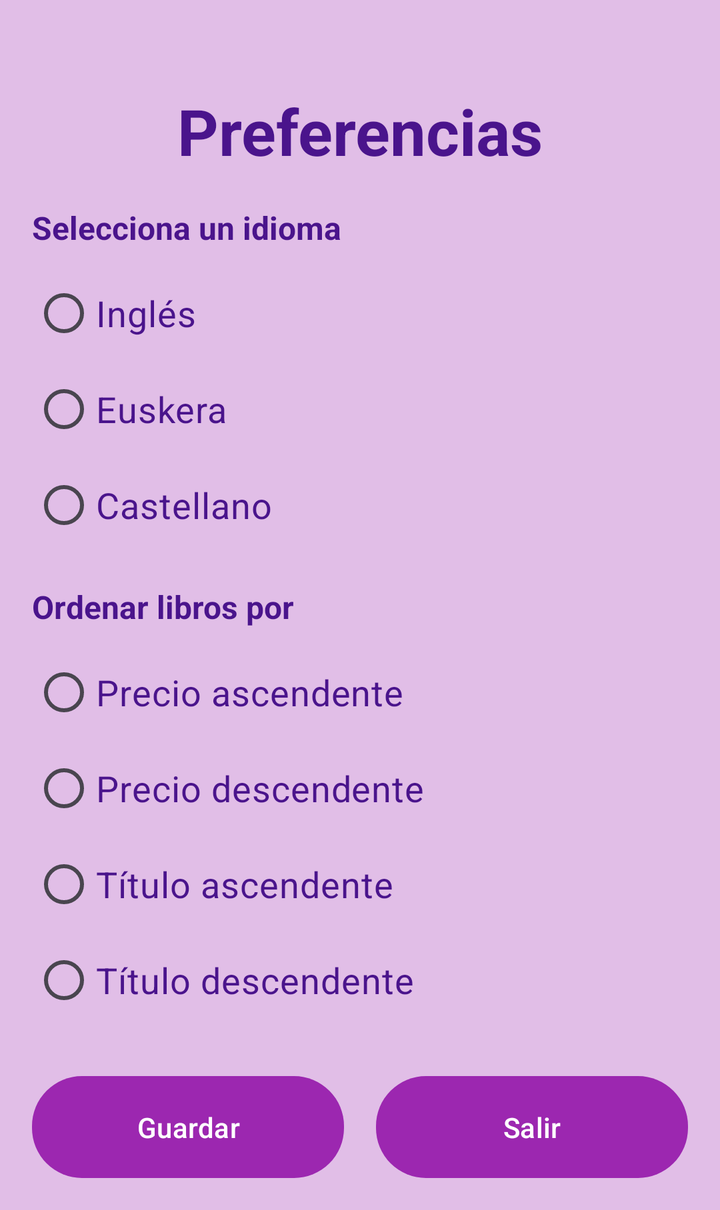
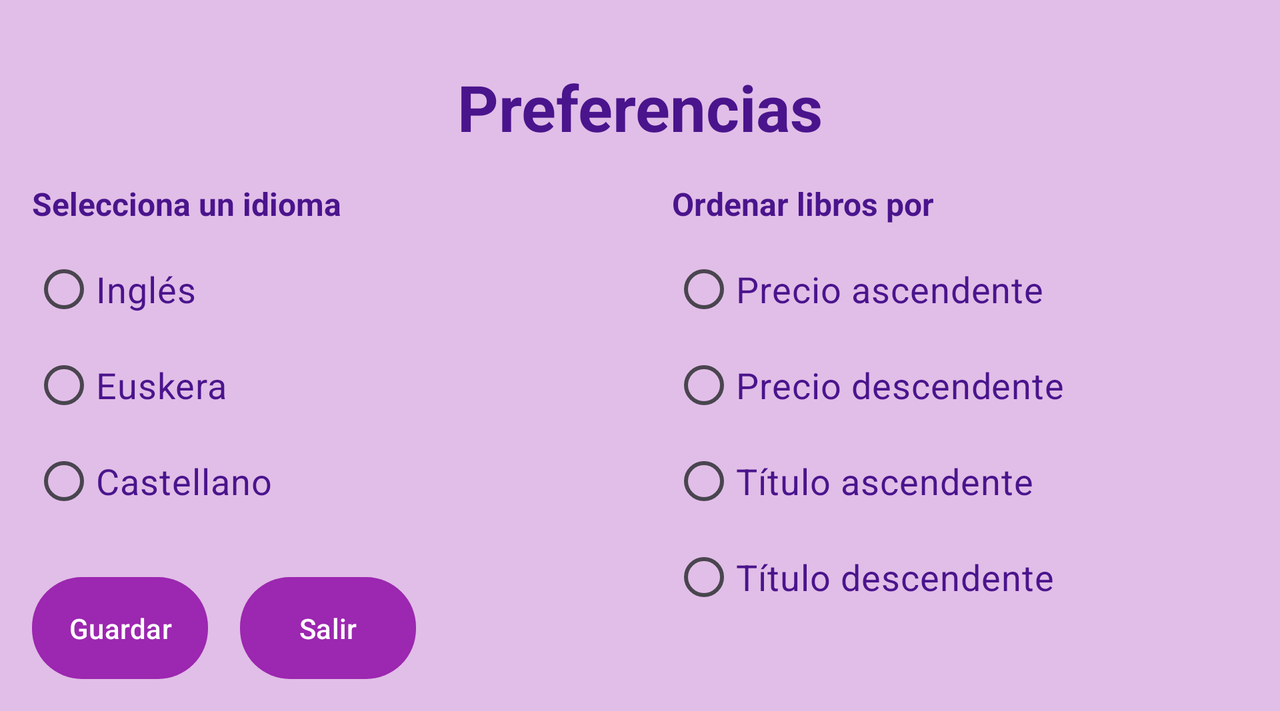

Two renders of one Android screen. The first uses the default layout on a phone; the second uses the alternative layout the repository ships for a different screen configuration, on a matching device. The two XML files are below.
<!-- AndroidManifest.xml: application theme Theme.ProyectoDAS_1 -->
<!-- res/layout/preferencias.xml -->
<?xml version="1.0" encoding="utf-8"?>
<androidx.constraintlayout.widget.ConstraintLayout xmlns:android="http://schemas.android.com/apk/res/android"
    android:layout_width="match_parent"
    android:layout_height="wrap_content"
    xmlns:app="http://schemas.android.com/apk/res-auto"
    android:padding="16dp">

    
    <TextView
        android:id="@+id/txtTitulo"
        style="@style/TextoPastel"
        android:layout_width="wrap_content"
        android:layout_height="wrap_content"
        android:text="Preferencias"
        android:textSize="32sp"
        android:textStyle="bold"
        android:gravity="center"
        app:layout_constraintTop_toTopOf="parent"
        app:layout_constraintStart_toStartOf="parent"
        app:layout_constraintEnd_toEndOf="parent"
        android:layout_marginTop="28dp" />

    
    <TextView
        android:id="@+id/txtIdioma"
        style="@style/TextoPastel"
        android:layout_width="wrap_content"
        android:layout_height="wrap_content"
        android:text="Selecciona un idioma"
        android:textSize="16sp"
        android:textStyle="bold"
        app:layout_constraintTop_toBottomOf="@id/txtTitulo"
        app:layout_constraintStart_toStartOf="parent"
        android:layout_marginTop="16dp" />

    <RadioGroup
        android:id="@+id/radioGroupIdioma"
        android:layout_width="match_parent"
        android:layout_height="wrap_content"
        android:orientation="vertical"
        app:layout_constraintTop_toBottomOf="@id/txtIdioma"
        app:layout_constraintStart_toStartOf="parent"
        android:layout_marginTop="8dp">

        <RadioButton
            android:id="@+id/radioIngles"
            style="@style/TextoPastel"
            android:layout_width="wrap_content"
            android:layout_height="wrap_content"
            android:text="Inglés" />

        <RadioButton
            android:id="@+id/radioEuskera"
            style="@style/TextoPastel"
            android:layout_width="wrap_content"
            android:layout_height="wrap_content"
            android:text="Euskera" />

        <RadioButton
            android:id="@+id/radioCastellano"
            style="@style/TextoPastel"
            android:layout_width="wrap_content"
            android:layout_height="wrap_content"
            android:text="Castellano" />
    </RadioGroup>

    
    <TextView
        android:id="@+id/txtOrden"
        style="@style/TextoPastel"
        android:layout_width="wrap_content"
        android:layout_height="wrap_content"
        android:text="Ordenar libros por"
        android:textSize="16sp"
        android:textStyle="bold"
        app:layout_constraintTop_toBottomOf="@id/radioGroupIdioma"
        app:layout_constraintStart_toStartOf="parent"
        android:layout_marginTop="16dp" />

    <RadioGroup
        android:id="@+id/radioGroupOrden"
        android:layout_width="match_parent"
        android:layout_height="wrap_content"
        android:orientation="vertical"
        app:layout_constraintTop_toBottomOf="@id/txtOrden"
        app:layout_constraintStart_toStartOf="parent"
        android:layout_marginTop="8dp">

        <RadioButton
            android:id="@+id/radioPrecioAsc"
            style="@style/TextoPastel"
            android:layout_width="wrap_content"
            android:layout_height="wrap_content"
            android:text="Precio ascendente" />

        <RadioButton
            android:id="@+id/radioPrecioDesc"
            style="@style/TextoPastel"
            android:layout_width="wrap_content"
            android:layout_height="wrap_content"
            android:text="Precio descendente" />

        <RadioButton
            android:id="@+id/radioTituloAsc"
            style="@style/TextoPastel"
            android:layout_width="wrap_content"
            android:layout_height="wrap_content"
            android:text="Título ascendente" />

        <RadioButton
            android:id="@+id/radioTituloDesc"
            style="@style/TextoPastel"
            android:layout_width="wrap_content"
            android:layout_height="wrap_content"
            android:text="Título descendente" />
    </RadioGroup>

    
    <LinearLayout
        android:layout_width="match_parent"
        android:layout_height="wrap_content"
        android:orientation="horizontal"
        android:gravity="center"
        app:layout_constraintTop_toBottomOf="@id/radioGroupOrden"
        app:layout_constraintStart_toStartOf="parent"
        app:layout_constraintEnd_toEndOf="parent"
        android:layout_marginTop="24dp">

        <Button
            android:id="@+id/btnGuardar"
            style="@style/BotonPastel"
            android:layout_width="0dp"
            android:layout_height="wrap_content"
            android:layout_weight="1"
            android:text="Guardar"
            android:textAllCaps="false"
            android:layout_marginEnd="8dp" />

        <Button
            android:id="@+id/btnSalir"
            style="@style/BotonPastel"
            android:layout_width="0dp"
            android:layout_height="wrap_content"
            android:layout_weight="1"
            android:text="Salir"
            android:textAllCaps="false"
            android:layout_marginStart="8dp" />
    </LinearLayout>

</androidx.constraintlayout.widget.ConstraintLayout>
<!-- resources referenced by this layout -->
<resources>
  <style name="BotonPastel" parent="Widget.Material3.Button">
          <item name="android:background">@drawable/button_background</item>
          <item name="android:textColor">@color/colorButtonText</item>
          <item name="android:padding">12dp</item>
      </style>
  <style name="TextoPastel">
          <item name="android:textColor">@color/colorText</item>
          <item name="android:textSize">18sp</item>
      </style>
  <style name="Theme.ProyectoDAS_1" parent="Base.Theme.ProyectoDAS_1" />
  <!-- drawable button_background (drawable) -->
  <?xml version="1.0" encoding="utf-8"?>
  <shape xmlns:android="http://schemas.android.com/apk/res/android" android:shape="rectangle">
      <corners android:radius="25dp"/>
      <solid android:color="@color/colorButton"/>
  </shape>
  <color name="colorButtonText">#FFFFFF</color>
  <color name="colorText">#4A148C</color>
  <style name="Base.Theme.ProyectoDAS_1" parent="Theme.Material3.DayNight.NoActionBar">
          
          <item name="colorPrimary">@color/colorPrimary</item>
          <item name="colorPrimaryVariant">@color/colorPrimaryVariant</item>
          <item name="colorSecondary">@color/colorSecondary</item>
          <item name="colorTertiary">@color/colorTertiary</item>
  
          
          <item name="android:windowBackground">@color/colorBackground</item>
          <item name="android:textColorPrimary">@color/colorOnBackground</item>
  
          
          <item name="android:buttonStyle">@style/BotonPastel</item>
      </style>
  <color name="colorButton">#BA68C8</color>
  <color name="colorPrimary">#9C27B0</color>
  <color name="colorPrimaryVariant">#7B1FA2</color>
  <color name="colorSecondary">#F48FB1</color>
  <color name="colorTertiary">#7986CB</color>
  <color name="colorBackground">#E1BEE7</color>
  <color name="colorOnBackground">#4A148C</color>
</resources>
<!-- res/layout-land/preferencias.xml (the repository's variant of the layout above) -->
<!-- drawn on the phone turned sideways -->
<?xml version="1.0" encoding="utf-8"?>
<androidx.constraintlayout.widget.ConstraintLayout xmlns:android="http://schemas.android.com/apk/res/android"
    android:layout_width="match_parent"
    android:layout_height="wrap_content"
    xmlns:app="http://schemas.android.com/apk/res-auto"
    android:padding="16dp">

    
    <TextView
        android:id="@+id/txtTitulo"
        style="@style/TextoPastel"
        android:layout_width="wrap_content"
        android:layout_height="wrap_content"
        android:text="Preferencias"
        android:textSize="32sp"
        android:textStyle="bold"
        android:gravity="center"
        app:layout_constraintTop_toTopOf="parent"
        app:layout_constraintStart_toStartOf="parent"
        app:layout_constraintEnd_toEndOf="parent"
        android:layout_marginTop="16dp" />

    
    <TextView
        android:id="@+id/txtIdioma"
        style="@style/TextoPastel"
        android:layout_width="wrap_content"
        android:layout_height="wrap_content"
        android:text="Selecciona un idioma"
        android:textSize="16sp"
        android:textStyle="bold"
        app:layout_constraintTop_toBottomOf="@id/txtTitulo"
        app:layout_constraintStart_toStartOf="parent"
        android:layout_marginTop="16dp" />

    <RadioGroup
        android:id="@+id/radioGroupIdioma"
        android:layout_width="0dp"
        android:layout_height="wrap_content"
        android:orientation="vertical"
        app:layout_constraintTop_toBottomOf="@id/txtIdioma"
        app:layout_constraintStart_toStartOf="parent"
        app:layout_constraintEnd_toStartOf="@id/guideline"
        android:layout_marginTop="8dp"
        android:layout_marginEnd="16dp">

        <RadioButton
            android:id="@+id/radioIngles"
            style="@style/TextoPastel"
            android:layout_width="wrap_content"
            android:layout_height="wrap_content"
            android:text="Inglés" />

        <RadioButton
            android:id="@+id/radioEuskera"
            style="@style/TextoPastel"
            android:layout_width="wrap_content"
            android:layout_height="wrap_content"
            android:text="Euskera" />

        <RadioButton
            android:id="@+id/radioCastellano"
            style="@style/TextoPastel"
            android:layout_width="wrap_content"
            android:layout_height="wrap_content"
            android:text="Castellano" />
    </RadioGroup>

    
    <androidx.constraintlayout.widget.Guideline
        android:id="@+id/guideline"
        android:layout_width="wrap_content"
        android:layout_height="wrap_content"
        android:orientation="vertical"
        app:layout_constraintGuide_percent="0.5" />

    
    <TextView
        android:id="@+id/txtOrden"
        style="@style/TextoPastel"
        android:layout_width="wrap_content"
        android:layout_height="wrap_content"
        android:text="Ordenar libros por"
        android:textSize="16sp"
        android:textStyle="bold"
        app:layout_constraintTop_toBottomOf="@id/txtTitulo"
        app:layout_constraintStart_toEndOf="@id/guideline"
        android:layout_marginTop="16dp"
        android:layout_marginStart="16dp" />

    <RadioGroup
        android:id="@+id/radioGroupOrden"
        android:layout_width="0dp"
        android:layout_height="wrap_content"
        android:orientation="vertical"
        app:layout_constraintTop_toBottomOf="@id/txtOrden"
        app:layout_constraintStart_toEndOf="@id/guideline"
        app:layout_constraintEnd_toEndOf="parent"
        android:layout_marginTop="8dp"
        android:layout_marginStart="16dp">

        <RadioButton
            android:id="@+id/radioPrecioAsc"
            style="@style/TextoPastel"
            android:layout_width="wrap_content"
            android:layout_height="wrap_content"
            android:text="Precio ascendente" />

        <RadioButton
            android:id="@+id/radioPrecioDesc"
            style="@style/TextoPastel"
            android:layout_width="wrap_content"
            android:layout_height="wrap_content"
            android:text="Precio descendente" />

        <RadioButton
            android:id="@+id/radioTituloAsc"
            style="@style/TextoPastel"
            android:layout_width="wrap_content"
            android:layout_height="wrap_content"
            android:text="Título ascendente" />

        <RadioButton
            android:id="@+id/radioTituloDesc"
            style="@style/TextoPastel"
            android:layout_width="wrap_content"
            android:layout_height="wrap_content"
            android:text="Título descendente" />
    </RadioGroup>

    
    <LinearLayout
        android:id="@+id/layoutBotones"
        android:layout_width="match_parent"
        android:layout_height="wrap_content"
        android:orientation="horizontal"
        android:gravity="start"
        app:layout_constraintTop_toBottomOf="@id/radioGroupIdioma"
        app:layout_constraintStart_toStartOf="parent"
        app:layout_constraintEnd_toEndOf="parent"
        android:layout_marginTop="24dp">

    <Button
        android:id="@+id/btnGuardar"
        style="@style/BotonPastel"
        android:layout_width="wrap_content"
        android:layout_height="wrap_content"
        android:text="Guardar"
        android:textAllCaps="false"
        android:layout_marginEnd="8dp"
        android:textSize="14sp" />

    <Button
        android:id="@+id/btnSalir"
        style="@style/BotonPastel"
        android:layout_width="wrap_content"
        android:layout_height="wrap_content"
        android:layout_marginStart="8dp"
        android:text="Salir"
        android:textAllCaps="false"
        android:textSize="14sp" />
</LinearLayout>

    </androidx.constraintlayout.widget.ConstraintLayout>
